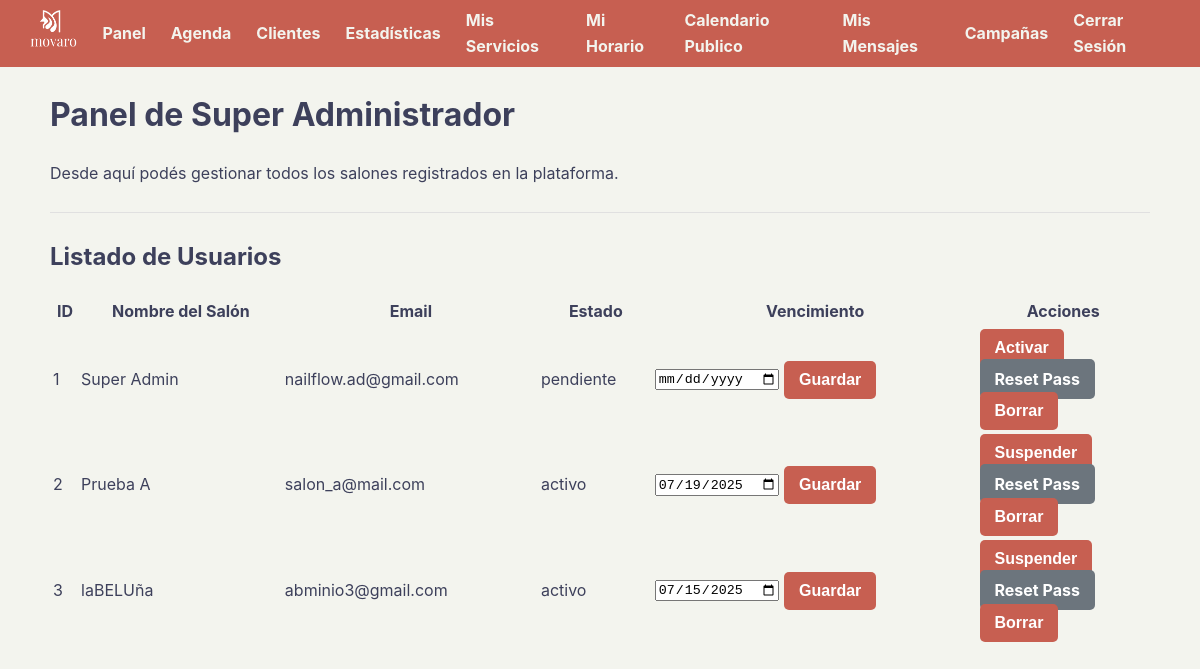
/superadmin (signed in), run on an earlier commit of the app's database.
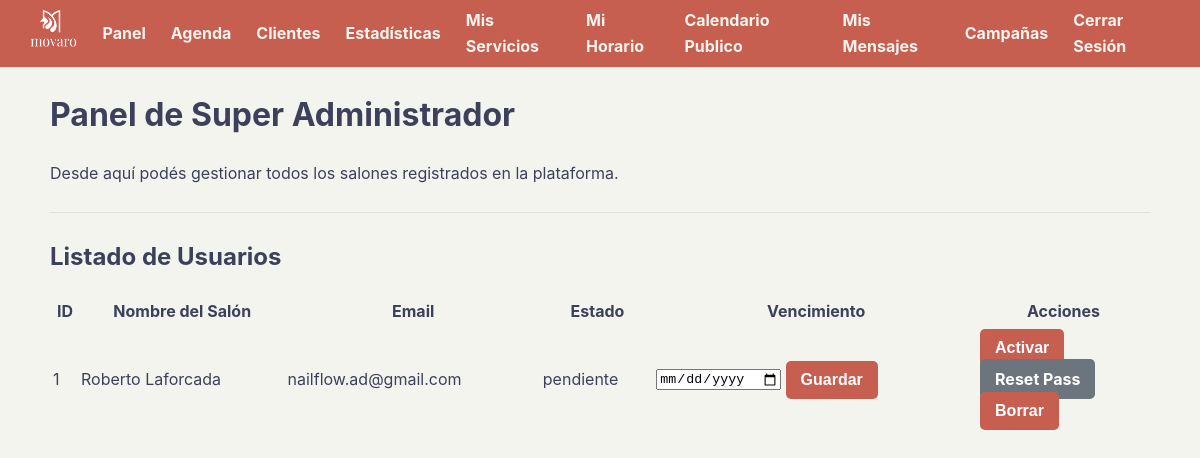
And on a later commit of the database.
### tables this page shows
CREATE TABLE usuarios (
            id INTEGER PRIMARY KEY AUTOINCREMENT, email TEXT UNIQUE NOT NULL,
            password_hash TEXT NOT NULL, nombre_salon TEXT NOT NULL,
            estado TEXT NOT NULL DEFAULT 'pendiente', fecha_vencimiento DATE,
            meta_fidelizacion INTEGER DEFAULT 5,
            -- NUEVA COLUMNA PARA EL LINK PÚBLICO --
            url_salon TEXT UNIQUE
        );

### app.py (the view)
@app.route('/superadmin')
@admin_required
def panel_superadmin():
    conn = sqlite3.connect(DATABASE)
    conn.row_factory = sqlite3.Row
    cursor = conn.cursor()
    cursor.execute("SELECT id, nombre_salon, email, estado, fecha_vencimiento FROM usuarios")
    todos_los_usuarios = cursor.fetchall()
    conn.close()
    return render_template('superadmin.html', usuarios=todos_los_usuarios)

### app.py (called while the page is built)
def admin_required(f):
    @wraps(f)
    def decorated_function(*args, **kwargs):
        if 'usuario_email' not in session or session.get('usuario_email') != ADMIN_EMAIL:
            flash("No tenés permiso para acceder a esta página.", "error")
            return redirect('/')
        return f(*args, **kwargs)
    return decorated_function

### templates/superadmin.html (shortened to what this page needs)
{% extends "base.html" %}
{% block content %}
    <h1>Panel de Super Administrador</h1>
    <p>Desde aquí podés gestionar todos los salones registrados en la plataforma.</p>
    <hr>
    <h2>Listado de Usuarios</h2>
    <table class="stats-table tabla-responsiva" width="100%">
        <thead>
            <tr>
                <th>ID</th>
                <th>Nombre del Salón</th>
                <th>Email</th>
                <th>Estado</th>
                <th>Vencimiento</th>
                <th>Acciones</th>
            </tr>
        </thead>
        <tbody>
            {% for usuario in usuarios %}
                <tr>
                    <td data-label="ID">{{ usuario.id }}</td>
                    <td data-label="Nombre del Salón">{{ usuario.nombre_salon }}</td>
                    <td data-label="Email">{{ usuario.email }}</td>
                    <td data-label="Estado">{{ usuario.estado }}</td>
                    <td data-label="Vencimiento">
                        <form action="/superadmin/set_vencimiento" method="post" style="display:inline-flex; gap: 5px; align-items: center;">
                            <input type="date" name="fecha_vencimiento" value="{{ usuario.fecha_vencimiento or '' }}">
                            <button type="submit">Guardar</button>
                        </form>
                    </td>
                    <td data-label="Acciones" class="acciones-admin">
                        {% if usuario.estado == 'pendiente' %}
                            <form action="/superadmin/cambiar_estado" method="post" style="margin:0;">
                                <button type="submit" class="boton-accion boton-activar">Activar</button>
                            </form>
                        {% elif usuario.estado == 'activo' %}
                            <form action="/superadmin/cambiar_estado" method="post" style="margin:0;">
                                <button type="submit" class="boton-accion boton-suspender">Suspender</button>
                            </form>
                        {% elif usuario.estado == 'suspendido' %}
                             <form action="/superadmin/cambiar_estado" method="post" style="margin:0;">
                                <input type="hidden" name="usuario_id" value="{{ usuario.id }}">
                                <input type="hidden" name="nuevo_estado" value="activo">
                                <button type="submit" class="boton-accion boton-activar">Reactivar</button>
                            </form>
                        {% endif %}
                        <a href="/superadmin/resetear/{{ usuario.id }}" class="boton-accion" style="background-color: #6c757d; border-radius: 5px; color: white; font-weight: bold;">Reset Pass</a>
                        <form action="/superadmin/borrar_usuario" method="post" style="margin:0;" onsubmit="return confirm('¿ESTÁS SEGURO? Esta acción es irreversible y borrará al usuario y TODOS sus datos (clientes, turnos, fotos).');">
                            <button type="submit" class="boton-accion boton-eliminar">Borrar</button>
                        </form>
                    </td>
                </tr>
            {% else %}
                <tr>
                    <td colspan="6">No hay usuarios registrados.</td>
                </tr>
            {% endfor %}
        </tbody>
    </table>
{% endblock %}

What changed in the data, as far as the page shows it:
removed usuarios: id "2", nombre_salon "Prueba A", email "salon_a@mail.com", estado "activo", fecha_vencimiento "07/19/2025"
removed usuarios: id "3", nombre_salon "laBELUña", email "abminio3@gmail.com", estado "activo", fecha_vencimiento "07/15/2025"
changed usuarios "nailflow.ad@gmail.com": nombre_salon "Super Admin" → "Roberto Laforcada"
